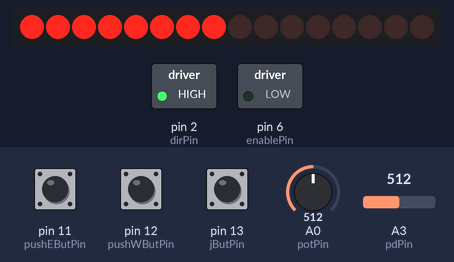
Simulated run of this sketch. Board: Arduino Uno, built with avr-gcc and run on an emulated ATmega328P. On the bench: 16 port-expander outputs drawn as a row of LEDs (first output left, lit = HIGH), switched loads named in the sketch (green lamp = pin HIGH). Wiring (inferred from the names in the program): MCP23017 port expander at I2C address 0x20. Wiring (inferred from the signals the program sends): row of LEDs: on Q0, Q1, Q2, Q3, Q4, Q5, Q6, Q7, Q8, Q9, Q10, Q11, Q12, Q13, Q14, Q15. Inputs (shaded band) come from the test bench; at power-on: pin 12 (pushWButPin) LOW, A0 (potPin) = 512, pin 11 (pushEButPin) LOW, A3 (pdPin) = 512, pin 13 (jButPin) LOW. Pins used as bus, display or sensor lines are not drawn.

Above: at 1.2 s.
1.3 s: pin 12 (pushWButPin) pulled HIGH for 0.15 s
At 2.1 s:
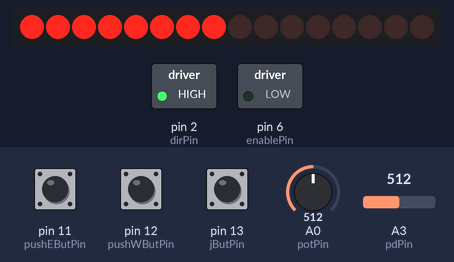
2.9 s: A0 (potPin) set to 306
5.6 s: pin 11 (pushEButPin) pulled HIGH for 0.15 s
At 5.74 s:
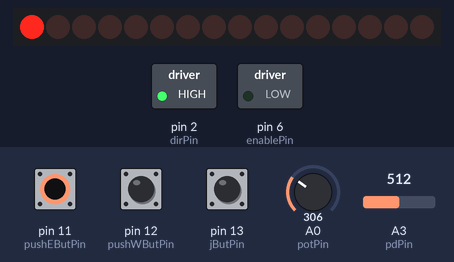
6.3 s: A3 (pdPin) set to 597
7.8 s: A3 (pdPin) set to 629
At 8.3 s:
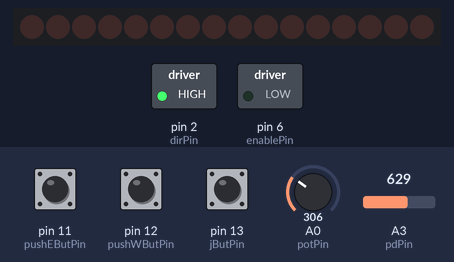
9.3 s: pin 12 (pushWButPin) pulled HIGH for 1 s
At 11.3 s:
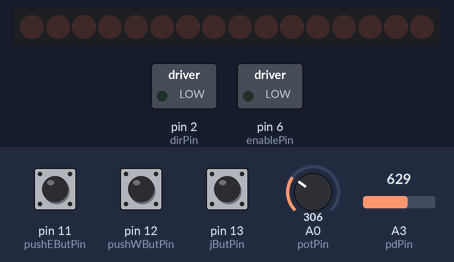
Timing chart, 0 to 12.8 s (numbered marks = the images above; inputs shaded):
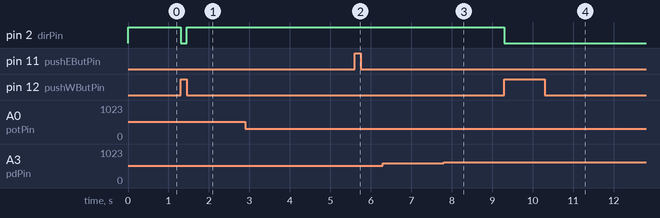

Measured:
- the behaviour switches between 614 and 615 on A3 (pdPin) (found by bisection; images 2 and 3)
- after the input at 1.3 s, pin 2 (dirPin): HIGH → LOW at once, → HIGH 0.15 s later
- after the input at 9.3 s, pin 2 (dirPin): HIGH → LOW at once

The sketch:

OSE_heliostat_Control0.21.ino
```cpp
#include <Wire.h> // to control the MCP23017 to control the step on all motors

//**************************************************************
//  Open Souce Écologie - Solar Heliostat controller
//  Name: SeguiLSol25
//  Authors: Andrea Sannuto @ndrsan, Jean Walter , Remi @Remi_R, Cherif
//  Website: www.osefrance.fr  @OSE_Fr
//  Rev 001
//  Date 08 April 2015
// features, micro step to follow the sun or heliostat with 1 axis only, as fast as it can to be the most precise.
// this software is released under the GPL V.3
// for more recents update, check out the git page: https://github.com/osefrance/SolarConcentrator
// http://bit.ly/1JnwSGd
//**************************************************************


// 5 main functions (to translate in class)
// function 0 = Awake
// function 1 = Find Midpoint / calibration :
// function 2 = offset mirror 1 and n
// function 3 = Follow the sun, thanks to the offset mirrors and the interrupts of the photoresistors positioned on the edge of the absorber
// function 4 = sleep. go in position to sleep and sleep.

// Status: Function 3 working based on the feedback from the PdE. moves all mirrors at once when PdE reaches the threshold.


// Stepper driver Pin configuration  - set up based on Pololu A4988 driver although also DRV8825 will be integrated in this design.

const int mirrorsQ = 2; // how many mirrors should be controlled. if through the MCP23017 they should be connected incrementally starting from port A0 of MCP23017
int mirrorsQbin = 1; // mirrorsQconversion to consecutive bits rappresenting each single motors
// int stepPin[] = {3, 5, 7}; // 1 high and low cycle makes 1 step of the stepper . minimum 1 uSec per state - "A low-to-high transition on the STEP input sequences the translator and advances the motor one increment. "

int mirrorSel = 1; // index for the mirror selector when using the MCP23017 it will be set to 255 to step on all motors at the same time (set to 0 if used as index for stepPin[] matrix, set to 1 if used as pointer for the MCP23017 port extender

const int dirPin = 2;  // This determines the direction of rotation of the motor. Changes to this input do not take effect until the next STEP rising edge.
const int enablePin = 6; // This input turns on or off all of the FET outputs. When set to a logic high, the outputs are disabled. When set to a logic low, the internal control enables the outputs as required. The translator inputs STEP, DIR, and MSx, as well as the internal sequencing logic, all remain active, independent of ENABLE input state.
const int microStepPin = 4; // This input turns on or off all of the FET outputs. When set to a logic high, the outputs are disabled. When set to a logic low, the internal control enables the outputs as required. The translator inputs STEP, DIR, and MSx, as well as the internal sequencing logic, all remain active, independent of ENABLE input state.


// pin settings
int pushWButPin = 12; // push button to move motors manually to West of 1 (micro)step
int pushEButPin = 11; // push button to move motors manually to Est of 1 (micro)step
int potPin = A0; // potentiometer to set the movement speed of the motor - temporary setting

// Joystick control
int jButPin = 13;
// int jPotxPin = A3;
// int jPotyPin = A1;

// DEBUG MODE 1 on, 0 off. check serial for output of the variables value.
 int debugmode = 0;
// int debugmode = 1;


// Variables
int dir ; // set the direction
int spd ; // set the speed - the higher the slower

// photosensor related variables

const int pdPin[]= {A3} ; // matrix of the photodiodes. - say A3 for the east photodiode (PdE in the schematics) and Ax for the western one (PdW). PdE is the driving photodiode triggering the motors to step if excited. PdW should be mostly used for calibration
const float pdThreshold = 3 ; // threshold at which the sun hits the photodiode, used for calibration and for heliostat function

void setup() {
  // put your setup code here, to run once:
/*setup of motor's pins connected on the arduino (commented out if you use the MCP23017
for (int a=0; a<mirrorsQ; a++){
  pinMode(stepPin[a], OUTPUT);
}
*/

pinMode(dirPin, OUTPUT);
pinMode(enablePin, OUTPUT);
pinMode(microStepPin, OUTPUT);
pinMode(pushWButPin, INPUT);
pinMode(pushEButPin, INPUT);

// MCP23017 setup
 Wire.begin(); // wake up I2C bus
// set I/O pins to outputs
 Wire.beginTransmission(0x20);
 Wire.write(0x00); // IODIRA register
 Wire.write(0x00); // set all of port A to outputs
 Wire.endTransmission();
 Wire.beginTransmission(0x20);
 Wire.write(0x01); // IODIRB register
 Wire.write(0x00); // set all of port B to outputs
 Wire.endTransmission();
if (debugmode == 1) { Serial.begin (9600); }

for (int a=1; a<= mirrorsQ; a++) { // converts the decimal quantity to binary for later comparison when switching from one motor to the next
   mirrorsQbin= mirrorsQbin * 2;
   }
}

void loop() {
  // put your main code here, to run repeatedly:
digitalWrite(enablePin,LOW ); // set to low to keep the stepper motors engaged in the position. it consumes power but essential in direct drive with environmental perturbances (wind)
 digitalWrite(microStepPin, HIGH); // microstepping enabled (based on hardware configuration HHH = 1/16th)
// digitalWrite(microStepPin, LOW); // microstepping disabled

// int jButRead = digitalRead(jButPin);

if (digitalRead(jButPin) == HIGH )   { selectMirror(); }

if (digitalRead(pushWButPin) == HIGH ) {
    dir = 0;
    turn(dir,mirrorSel);//moves the mirror(s)
    return ;
    }
if (digitalRead(pushEButPin) == HIGH ) {
    dir = 1;
    turn(dir, mirrorSel);//moves the mirror(s)
    return ;
    }

float pdreading = readPd (pdPin[0]);
if (pdreading < pdThreshold)  {
    dir = 1;
    turn(dir, 255);//moves all mirrors
    }
}

void turn (int dirT, int spin){
    digitalWrite(enablePin, LOW);
    digitalWrite(dirPin, dirT);

  spd = map(analogRead (potPin), 1023, 780, 1,3000);
/*  digitalWrite(stepPin[spin], HIGH);
  delayMicroseconds(spd);
  digitalWrite(stepPin[spin], LOW);
  delayMicroseconds(spd);
*/

   // turn A Ports ON based on mirrorSel (Make 1 step)
if (debugmode == 1) {   Serial.println (spin); }
  Wire.beginTransmission(0x20);
       Wire.write(0x12); // GPIOA
       Wire.write(spin); // port A
  Wire.endTransmission();
     // B Ports
  /*   Wire.beginTransmission(0x20);
       Wire.write(0x13); // GPIOB
       Wire.write(a); // port B
     Wire.endTransmission();
  */
  delayMicroseconds(spd);

  // turn OFF A Ports

  Wire.beginTransmission(0x20);
       Wire.write(0x12); // GPIOA
       Wire.write(0x00); // port A
  Wire.endTransmission();
     // turn off B Ports
 /*    Wire.beginTransmission(0x20);
       Wire.write(0x13); // GPIOB
       Wire.write(0x00); // port B
     Wire.endTransmission();
  */

 delayMicroseconds(spd);
if (debugmode == 1) {   Serial.print ("mirrorSel ; mirrorsQbin");  Serial.print (mirrorSel); Serial.print (" ; "); Serial.println (mirrorsQbin); }

}

 void selectMirror() {
      mirrorSel = mirrorSel *2;
      if (mirrorSel == mirrorsQbin) { mirrorSel = 255;}
      else if (mirrorSel > mirrorsQbin) { mirrorSel = 1;}
      while (digitalRead(jButPin) == HIGH )   {}
    }


float readPd (int photoDiodedPin) // read the photo diode
{
 int pdRead = analogRead( photoDiodedPin);
 float pdVolt = pdRead / 1024.0 * 5.0;
 if (debugmode == 1)
  {
  Serial.begin (9600);
  Serial.print("inside pdRead : pdVolt ; pdRead = ");
  Serial.print(pdVolt);
  Serial.print(" ; ");
  Serial.print(pdRead);
  Serial.println();
  }

return pdVolt;
}


/*
Board	I2C / TWI pins
Uno, Ethernet	A4 (SDA), A5 (SCL)
Mega2560	20 (SDA), 21 (SCL)
Leonardo	2 (SDA), 3 (SCL)
Due	20 (SDA), 21 (SCL), SDA1, SCL1

MCP23017 I2C chip
SCL = 12
SDA = 13

// pins 15~17 to GND, I2C bus address is 0x20
*/
```
